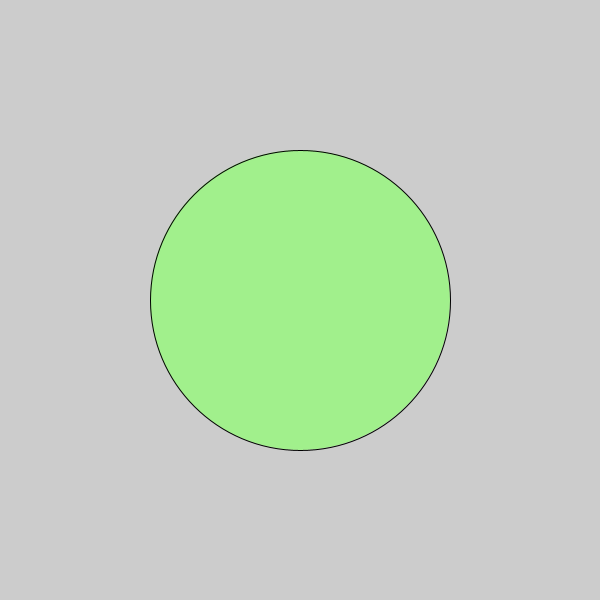
Frame 1 (no input)
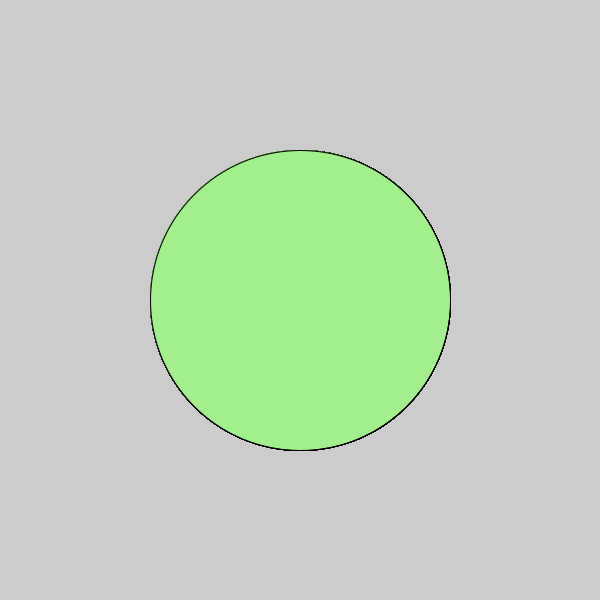
Frame 60 (the mouse pressed at the canvas centre just before this capture)
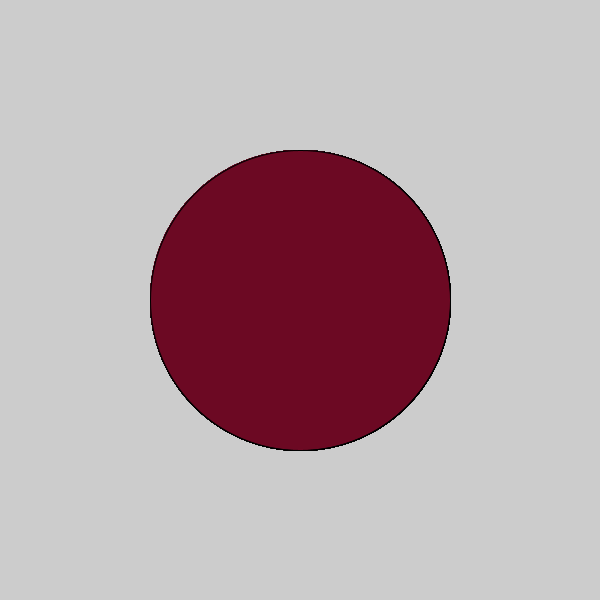
Frame 120 (the mouse held since frame 60 and released just before this capture)

The Processing sketch that drew these frames (run headless with seeded random() and noise(); from frame 60 on, the mouse is pressed at the canvas centre):

// Processing sketch: Color_Changing_Circle_Green_Maroon
// ── Color_Changing_Circle_Green_Maroon.pde
void setup(){

size (600,600);

}
void draw( ) {

if (mousePressed){fill(#6C0923);
// 
}  else  {fill(#A1F08C);
// p\
}

ellipse(300,300,300,300);

}
